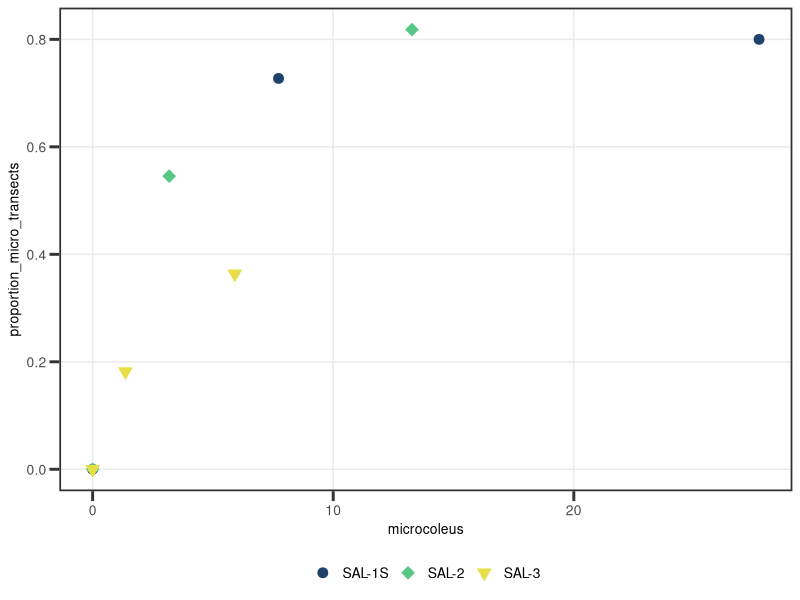
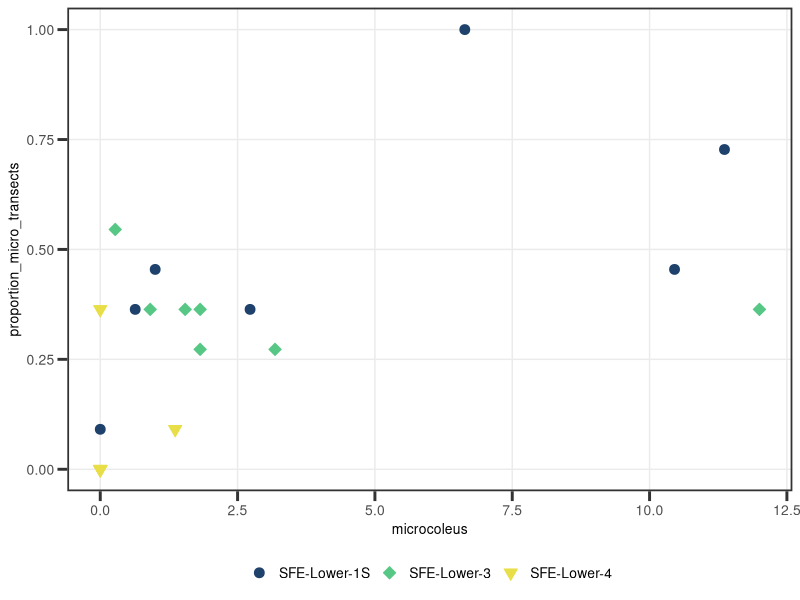
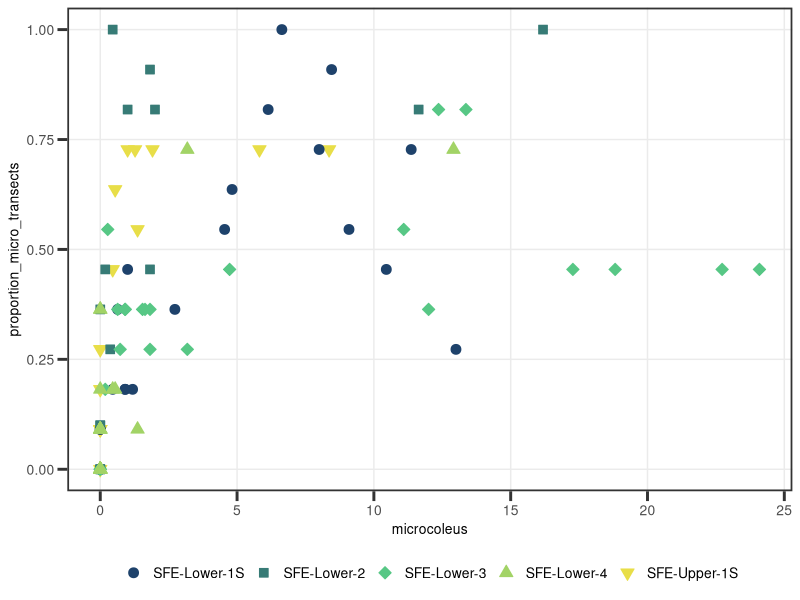
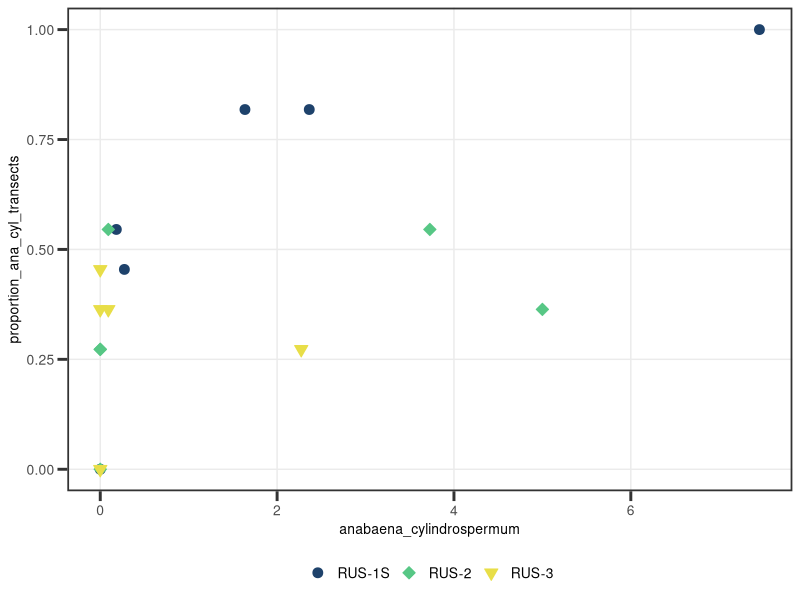
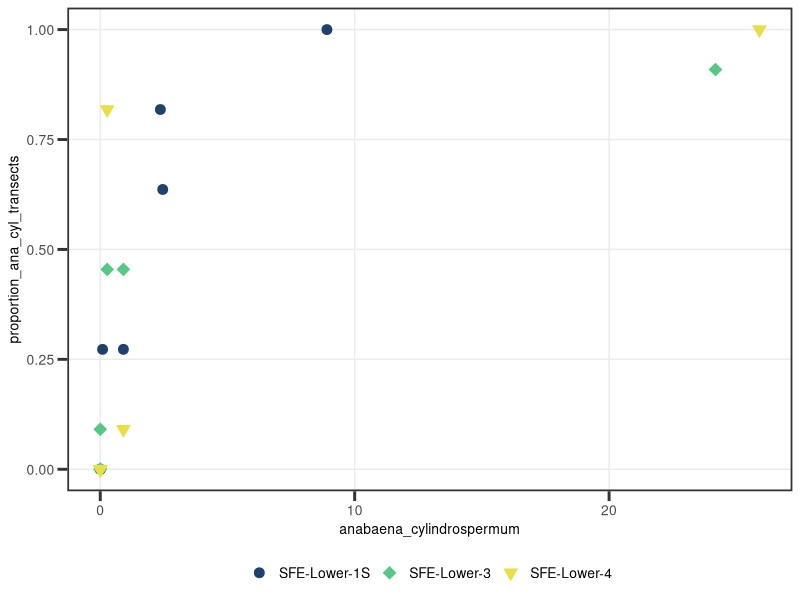
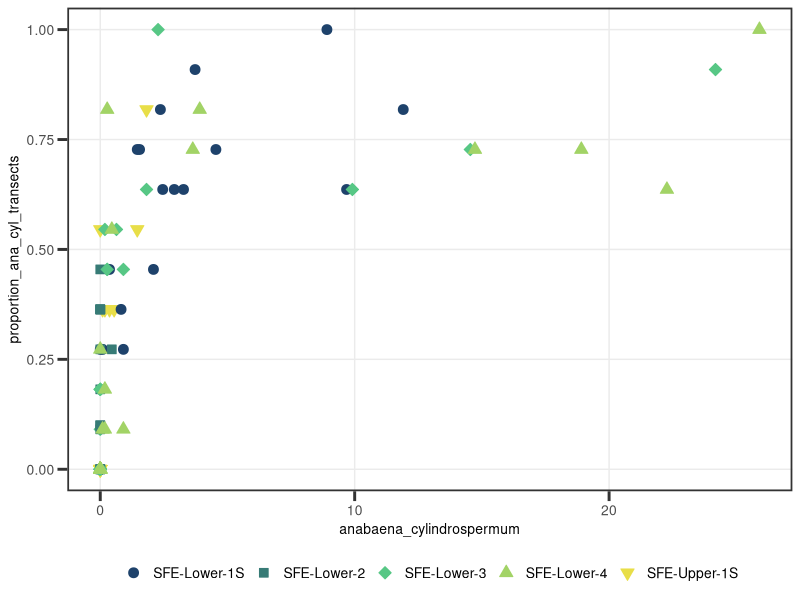
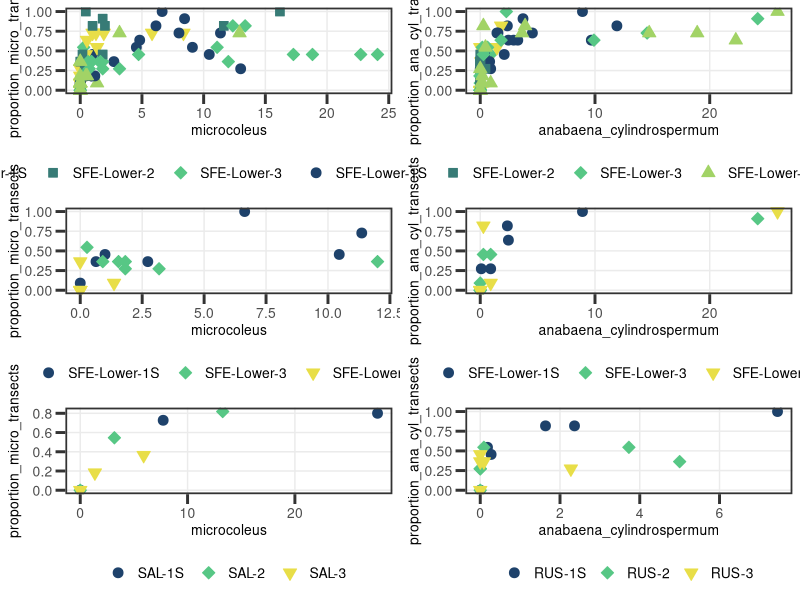
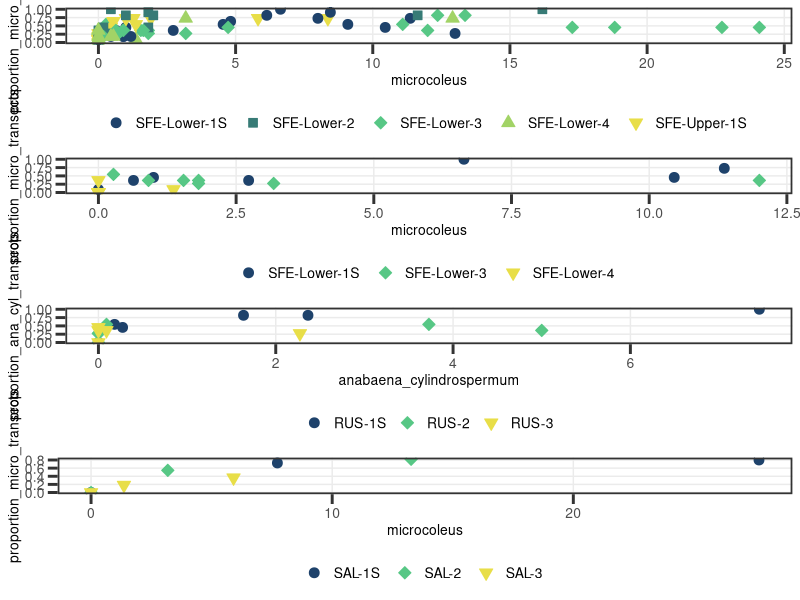

R code for these plots, in order:
#### Figure to show difference between presence/absence data and cover
### Jordan Zabrecky
## last edited: 08.08.2025

#### (1) Loading libraries and data ####

# loading libraries
lapply(c("tidyverse", "lubridate", "cowplot"), 
       require, character.only = T)

# loading data
cover <- read.csv("./data/field_and_lab/percover_byreach.csv") %>% 
  mutate(field_date = ymd(field_date),
         year = year(field_date)) %>% 
  # change site_reach names to new %>% 
  mutate(site_reach = case_when(site_reach == "SFE-M-1S" ~ "SFE-Lower-1S",
                                site_reach == "SFE-M-2" ~ "SFE-Lower-2",
                                site_reach == "SFE-M-3" ~ "SFE-Lower-3",
                                site_reach == "SFE-M-4" ~ "SFE-Lower-4",
                                site_reach == "SFE-SH-1S" ~ "SFE-Upper-1S",
                                TRUE ~ site_reach))

#### (2) Making figures ####

# set universal theme
theme_set(theme_bw() + theme(legend.position = "bottom",
                             panel.grid.minor = element_blank(),
                             panel.border = element_rect(linewidth = 1.2), axis.ticks = element_line(linewidth = 1),
                             text = element_text(size = 10), axis.ticks.length=unit(.25, "cm"),
                             axis.text.y = element_text(size = 10), axis.text.x = element_text(size = 10),
                             legend.text = element_text(size = 10)))

# color palette
palette <- c("#1E426B","#377B76", "#57C785", "#A2D366", "#E8DE48")

## Microcoleus

# salmon 2022
sal22 <- ggplot(data = cover %>% filter(site == "SAL" & year == 2022),
                aes(x = proportion_micro_transects,
                    y = microcoleus)) +
  geom_point(aes(fill = site_reach, color = site_reach, shape = site_reach), size = 3) +
  scale_fill_manual(NULL, values = c(palette[1], palette[3], palette[5])) +
  scale_color_manual(NULL, values = c(palette[1], palette[3], palette[5])) +
  scale_shape_manual(NULL, values = c(21, 23, 25)) +
  coord_flip() # decided it looked better like this; easier to do than changing x & y in aes()
sal22

# south fork eel 2022
sfe22 <- ggplot(data = cover %>% filter(site == "SFE-M" & year == 2022),
                aes(x = proportion_micro_transects,
                    y = microcoleus)) +
  geom_point(aes(color = site_reach, fill = site_reach, shape = site_reach), size = 3) +
  scale_color_manual(NULL, values = c(palette[1], palette[3], palette[5])) +
  scale_fill_manual(NULL, values = c(palette[1], palette[3], palette[5])) +
  scale_shape_manual(NULL, values = c(21, 23, 25)) +
  coord_flip() # decided it looked better like this; easier to do than changing x & y in aes()
sfe22

# south fork eel 2023
sfe23 <- ggplot(data = cover %>% filter(site == "SFE-M" | site == "SFE-SH" & year == 2023),
                aes(x = proportion_micro_transects,
                    y = microcoleus)) +
  geom_point(aes(color = site_reach, fill = site_reach, shape = site_reach), size = 3) +
  scale_color_manual(NULL, values = palette) +
  scale_fill_manual(NULL, values = palette) +
  scale_shape_manual(NULL, values = c(21, 22, 23, 24, 25)) +
  coord_flip() # decided it looked better like this; easier to do than changing x & y in aes()
sfe23


## Anabaena/Cylindrospermum

# russian
rus22 <- ggplot(data = cover %>% filter(site == "RUS"), aes(x = proportion_ana_cyl_transects,
                                                            y = anabaena_cylindrospermum)) +
  geom_point(aes(color = site_reach, fill = site_reach, shape = site_reach), size = 3) +
  scale_color_manual(NULL, values = c(palette[1], palette[3], palette[5])) +
  scale_fill_manual(NULL, values = c(palette[1], palette[3], palette[5])) +
  scale_shape_manual(NULL, values = c(21, 23, 25)) +
  coord_flip() # decided it looked better like this; easier to do than changing x & y in aes()
rus22

# south fork eel 2022
sfe22_a <- ggplot(data = cover %>% filter(site == "SFE-M" & year == 2022),
                aes(x = proportion_ana_cyl_transects,
                    y = anabaena_cylindrospermum)) +
  geom_point(aes(color = site_reach, fill = site_reach, shape = site_reach), size = 3) +
  scale_color_manual(NULL, NULL, values = c(palette[1], palette[3], palette[5])) +
  scale_fill_manual(NULL, NULL, values = c(palette[1], palette[3], palette[5])) +
  scale_shape_manual(NULL, NULL, values = c(21, 23, 25)) +
  coord_flip() # decided it looked better like this; easier to do than changing x & y in aes()
sfe22_a + coord_flip()

# south fork eel 2023
sfe23_a <- ggplot(data = cover %>% filter(site == "SFE-M" | site == "SFE-SH" & year == 2023),
                aes(x = proportion_ana_cyl_transects,
                    y = anabaena_cylindrospermum)) +
  geom_point(aes(color = site_reach, fill = site_reach, shape = site_reach), size = 3) +
  scale_color_manual(NULL, NULL, values = palette) +
  scale_fill_manual(NULL, NULL, values = palette) +
  scale_shape_manual(NULL, NULL, values = c(21, 22, 23, 24, 25)) +
  coord_flip() # decided it looked better like this; easier to do than changing x & y in aes()
sfe23_a

#### (3) Putting Plots together ####

# microcoleus on left and anabaena on right; 2023 highest
all <- plot_grid(sfe23, sfe23_a, sfe22, sfe22_a, sal22, rus22, ncol = 2, align = "v")  +
  theme(plot.background = element_rect(fill = "white", color = "white"))

all

# saving plot
ggsave("./figures/sfig_presence_vs_cover_notfinal.tiff", dpi = 600, 
       width=18, height=20, unit="cm")

# separate for cleaner legend
legend <- plot_grid(sfe23, sfe22, rus22, sal22, ncol = 1)
legend

# save
ggsave("./figures/sfig_presence_vs_cover_legend.tiff", dpi = 600, 
       width=17.75, height=20, unit="cm")
